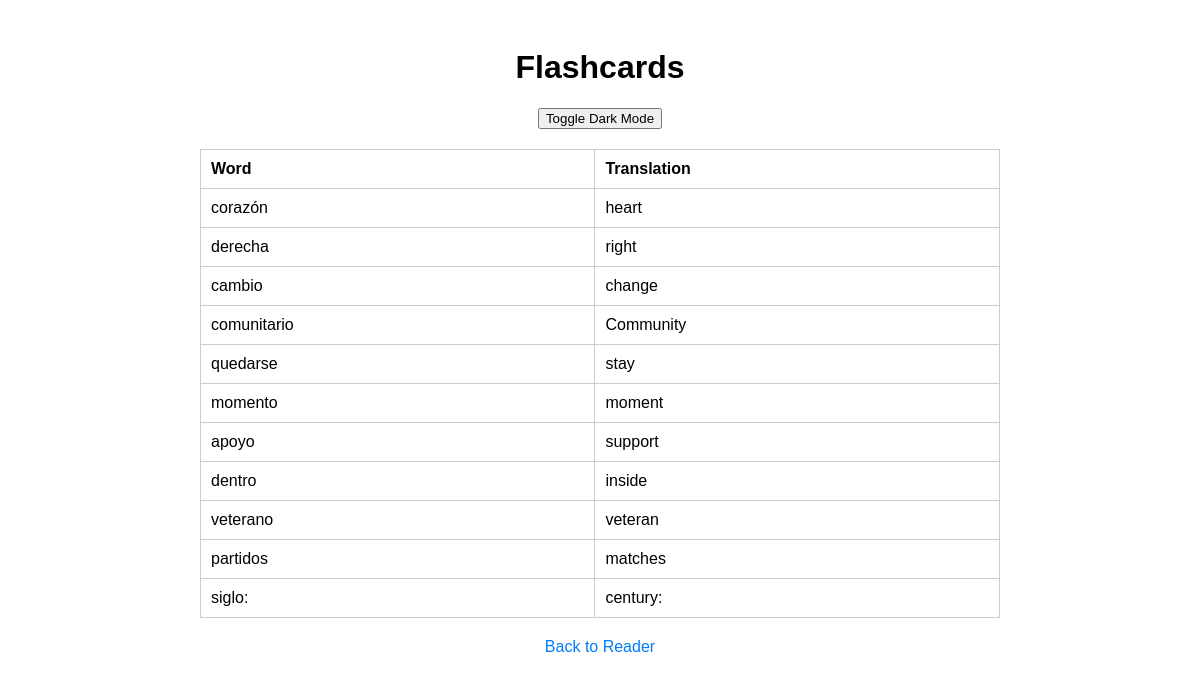
/flashcards, run on the app's committed database.
### tables this page shows
CREATE TABLE flashcards (
            id INTEGER PRIMARY KEY,
            word TEXT UNIQUE,
            translation TEXT,
            examples TEXT,
            last_reviewed DATE,
            interval INTEGER
        );

### app.py (the view)
@app.route('/flashcards', methods=['GET'])
def flashcards():
    flashcards = get_flashcards()
    return render_template('flashcards.html', flashcards=flashcards)

### flashcards.py (called while the page is built)
def get_flashcards():
    conn = sqlite3.connect('flashcards.db')
    cursor = conn.cursor()
    cursor.execute("SELECT word, translation, examples FROM flashcards")
    flashcards = cursor.fetchall()
    conn.close()
    return flashcards

### templates/flashcards.html (shortened to what this page needs)
<!DOCTYPE html>
<html lang="en">
<head>
    <link rel="stylesheet" href="/static/styles.css">
</head>
<body>
    <div class="container">
        <h1>Flashcards</h1>
        <button id="toggleTheme" onclick="toggleTheme()">Toggle Dark Mode</button>
        <table>
            <thead>
                <tr>
                    <th>Word</th>
                    <th>Translation</th>
                </tr>
            </thead>
            <tbody>
                {% for flashcard in flashcards %}
                <tr>
                    <td>{{ flashcard[0] }}</td>
                    <td class="translation">{{ flashcard[1] }}</td>
                </tr>
                {% endfor %}
            </tbody>
        </table>
        <a href="/" onclick="returnToReader()">Back to Reader</a>
    </div>
</body>
</html>

### static/styles.css (style rules this page uses)
body { font-family: Arial, sans-serif; background-color: #ffffff; color: #000000; }
.container { max-width: 800px; margin: 0 auto; padding: 20px; text-align: center; }
table { width: 100%; border-collapse: collapse; margin-top: 20px; }
table, th, td { border: 1px solid #ccc; }
th, td { padding: 10px; text-align: left; }
a { display: inline-block; margin-top: 20px; text-decoration: none; color: #007bff; }

### data on the page
flashcards: word "corazón", translation "heart"
flashcards: word "derecha", translation "right"
flashcards: word "cambio", translation "change"
flashcards: word "comunitario", translation "Community"
flashcards: word "quedarse", translation "stay"
flashcards: word "momento", translation "moment"
flashcards: word "apoyo", translation "support"
flashcards: word "dentro", translation "inside"
flashcards: word "veterano", translation "veteran"
flashcards: word "partidos", translation "matches"
flashcards: word "siglo:", translation "century:"
